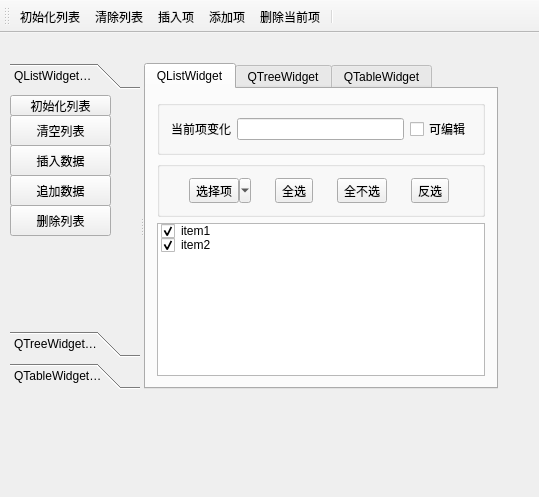
<?xml version="1.0" encoding="UTF-8"?>
<ui version="4.0">
 <class>MainWindow</class>
 <widget class="QMainWindow" name="MainWindow">
  <property name="geometry">
   <rect>
    <x>0</x>
    <y>0</y>
    <width>539</width>
    <height>497</height>
   </rect>
  </property>
  <property name="windowTitle">
   <string>MainWindow</string>
  </property>
  <widget class="QWidget" name="centralWidget">
   <widget class="QSplitter" name="splitter">
    <property name="geometry">
     <rect>
      <x>10</x>
      <y>30</y>
      <width>488</width>
      <height>326</height>
     </rect>
    </property>
    <property name="orientation">
     <enum>Qt::Horizontal</enum>
    </property>
    <widget class="QToolBox" name="toolBox">
     <property name="minimumSize">
      <size>
       <width>120</width>
       <height>0</height>
      </size>
     </property>
     <property name="maximumSize">
      <size>
       <width>300</width>
       <height>16777215</height>
      </size>
     </property>
     <property name="currentIndex">
      <number>0</number>
     </property>
     <widget class="QWidget" name="page_list">
      <property name="geometry">
       <rect>
        <x>0</x>
        <y>0</y>
        <width>122</width>
        <height>248</height>
       </rect>
      </property>
      <attribute name="label">
       <string>QListWidget操作</string>
      </attribute>
      <widget class="QToolButton" name="tBtnListAdd">
       <property name="geometry">
        <rect>
         <x>0</x>
         <y>80</y>
         <width>101</width>
         <height>31</height>
        </rect>
       </property>
       <property name="text">
        <string>追加数据</string>
       </property>
       <property name="toolButtonStyle">
        <enum>Qt::ToolButtonTextBesideIcon</enum>
       </property>
      </widget>
      <widget class="QToolButton" name="tBtnListInsert">
       <property name="geometry">
        <rect>
         <x>0</x>
         <y>50</y>
         <width>101</width>
         <height>31</height>
        </rect>
       </property>
       <property name="text">
        <string>插入数据</string>
       </property>
       <property name="toolButtonStyle">
        <enum>Qt::ToolButtonTextBesideIcon</enum>
       </property>
      </widget>
      <widget class="QToolButton" name="tBtnListIni">
       <property name="geometry">
        <rect>
         <x>0</x>
         <y>0</y>
         <width>101</width>
         <height>21</height>
        </rect>
       </property>
       <property name="text">
        <string>初始化列表</string>
       </property>
       <property name="toolButtonStyle">
        <enum>Qt::ToolButtonTextBesideIcon</enum>
       </property>
      </widget>
      <widget class="QToolButton" name="tBtnListDel">
       <property name="geometry">
        <rect>
         <x>0</x>
         <y>110</y>
         <width>101</width>
         <height>31</height>
        </rect>
       </property>
       <property name="text">
        <string>删除列表</string>
       </property>
       <property name="toolButtonStyle">
        <enum>Qt::ToolButtonTextBesideIcon</enum>
       </property>
      </widget>
      <widget class="QToolButton" name="tBtnListClear">
       <property name="geometry">
        <rect>
         <x>0</x>
         <y>20</y>
         <width>101</width>
         <height>31</height>
        </rect>
       </property>
       <property name="text">
        <string>清空列表</string>
       </property>
       <property name="toolButtonStyle">
        <enum>Qt::ToolButtonTextBesideIcon</enum>
       </property>
      </widget>
     </widget>
     <widget class="QWidget" name="page_tree">
      <property name="geometry">
       <rect>
        <x>0</x>
        <y>0</y>
        <width>122</width>
        <height>248</height>
       </rect>
      </property>
      <attribute name="label">
       <string>QTreeWidget操作</string>
      </attribute>
     </widget>
     <widget class="QWidget" name="page_table">
      <property name="geometry">
       <rect>
        <x>0</x>
        <y>0</y>
        <width>122</width>
        <height>248</height>
       </rect>
      </property>
      <attribute name="label">
       <string>QTableWidget操作</string>
      </attribute>
     </widget>
    </widget>
    <widget class="QTabWidget" name="tabWidget">
     <property name="currentIndex">
      <number>0</number>
     </property>
     <widget class="QWidget" name="tab_list">
      <attribute name="title">
       <string>QListWidget</string>
      </attribute>
      <layout class="QGridLayout" name="gridLayout_5">
       <item row="1" column="0">
        <widget class="QGroupBox" name="groupBox_2">
         <property name="title">
          <string/>
         </property>
         <layout class="QGridLayout" name="gridLayout_2">
          <item row="0" column="0">
           <widget class="QToolButton" name="tBtnSelItem">
            <property name="text">
             <string>选择项</string>
            </property>
            <property name="popupMode">
             <enum>QToolButton::MenuButtonPopup</enum>
            </property>
            <property name="toolButtonStyle">
             <enum>Qt::ToolButtonTextBesideIcon</enum>
            </property>
           </widget>
          </item>
          <item row="0" column="1">
           <widget class="QToolButton" name="tBtnSelAll">
            <property name="text">
             <string>全选</string>
            </property>
            <property name="toolButtonStyle">
             <enum>Qt::ToolButtonTextBesideIcon</enum>
            </property>
           </widget>
          </item>
          <item row="0" column="2">
           <widget class="QToolButton" name="tBtnSelNone">
            <property name="text">
             <string>全不选</string>
            </property>
            <property name="toolButtonStyle">
             <enum>Qt::ToolButtonTextBesideIcon</enum>
            </property>
           </widget>
          </item>
          <item row="0" column="3">
           <widget class="QToolButton" name="tBtnSelInv">
            <property name="text">
             <string>反选</string>
            </property>
            <property name="toolButtonStyle">
             <enum>Qt::ToolButtonTextBesideIcon</enum>
            </property>
           </widget>
          </item>
         </layout>
        </widget>
       </item>
       <item row="0" column="0">
        <widget class="QGroupBox" name="groupBox">
         <property name="title">
          <string/>
         </property>
         <layout class="QGridLayout" name="gridLayout">
          <item row="0" column="2">
           <widget class="QCheckBox" name="checkBox">
            <property name="text">
             <string>可编辑</string>
            </property>
           </widget>
          </item>
          <item row="0" column="1">
           <widget class="QLineEdit" name="lineEdit"/>
          </item>
          <item row="0" column="0">
           <widget class="QLabel" name="label">
            <property name="text">
             <string>当前项变化</string>
            </property>
           </widget>
          </item>
         </layout>
        </widget>
       </item>
       <item row="2" column="0">
        <widget class="QListWidget" name="listWidget">
         <property name="sizeAdjustPolicy">
          <enum>QAbstractScrollArea::AdjustIgnored</enum>
         </property>
         <property name="selectionRectVisible">
          <bool>false</bool>
         </property>
         <item>
          <property name="text">
           <string>item1</string>
          </property>
          <property name="checkState">
           <enum>Checked</enum>
          </property>
          <property name="icon">
           <iconset resource="res.qrc">
            <normaloff>:/images/images/724.bmp</normaloff>:/images/images/724.bmp</iconset>
          </property>
         </item>
         <item>
          <property name="text">
           <string>item2</string>
          </property>
          <property name="checkState">
           <enum>Checked</enum>
          </property>
          <property name="icon">
           <iconset resource="res.qrc">
            <normaloff>:/images/images/724.bmp</normaloff>:/images/images/724.bmp</iconset>
          </property>
         </item>
        </widget>
       </item>
      </layout>
     </widget>
     <widget class="QWidget" name="tab_tree">
      <attribute name="title">
       <string>QTreeWidget</string>
      </attribute>
     </widget>
     <widget class="QWidget" name="tab_table">
      <attribute name="title">
       <string>QTableWidget</string>
      </attribute>
     </widget>
    </widget>
   </widget>
  </widget>
  <widget class="QToolBar" name="mainToolBar">
   <property name="toolButtonStyle">
    <enum>Qt::ToolButtonTextUnderIcon</enum>
   </property>
   <attribute name="toolBarArea">
    <enum>TopToolBarArea</enum>
   </attribute>
   <attribute name="toolBarBreak">
    <bool>false</bool>
   </attribute>
   <addaction name="actListIni"/>
   <addaction name="actListClear"/>
   <addaction name="actListInsert"/>
   <addaction name="actListAppend"/>
   <addaction name="actListDelete"/>
   <addaction name="separator"/>
  </widget>
  <action name="actListIni">
   <property name="icon">
    <iconset resource="res.qrc">
     <normaloff>:/images/images/100.bmp</normaloff>:/images/images/100.bmp</iconset>
   </property>
   <property name="text">
    <string>初始化列表</string>
   </property>
  </action>
  <action name="actListClear">
   <property name="icon">
    <iconset resource="res.qrc">
     <normaloff>:/images/images/706.bmp</normaloff>:/images/images/706.bmp</iconset>
   </property>
   <property name="text">
    <string>清除列表</string>
   </property>
  </action>
  <action name="actListInsert">
   <property name="icon">
    <iconset resource="res.qrc">
     <normaloff>:/images/images/306.bmp</normaloff>:/images/images/306.bmp</iconset>
   </property>
   <property name="text">
    <string>插入项</string>
   </property>
  </action>
  <action name="actListAppend">
   <property name="icon">
    <iconset resource="res.qrc">
     <normaloff>:/images/images/316.bmp</normaloff>:/images/images/316.bmp</iconset>
   </property>
   <property name="text">
    <string>添加项</string>
   </property>
  </action>
  <action name="actListDelete">
   <property name="icon">
    <iconset resource="res.qrc">
     <normaloff>:/images/images/324.bmp</normaloff>:/images/images/324.bmp</iconset>
   </property>
   <property name="text">
    <string>删除当前项</string>
   </property>
   <property name="shortcut">
    <string>Del</string>
   </property>
  </action>
  <action name="actSelectAll">
   <property name="text">
    <string>全选</string>
   </property>
  </action>
  <action name="actSelectNone">
   <property name="text">
    <string>全不选</string>
   </property>
  </action>
  <action name="actSelInvs">
   <property name="text">
    <string>反选</string>
   </property>
  </action>
  <action name="actQuit">
   <property name="icon">
    <iconset resource="res.qrc">
     <normaloff>:/images/images/132.bmp</normaloff>:/images/images/132.bmp</iconset>
   </property>
   <property name="text">
    <string>退出</string>
   </property>
  </action>
  <action name="actSelectMenu">
   <property name="icon">
    <iconset resource="res.qrc">
     <normaloff>:/images/images/230.bmp</normaloff>:/images/images/230.bmp</iconset>
   </property>
   <property name="text">
    <string>项选择</string>
   </property>
  </action>
 </widget>
 <layoutdefault spacing="6" margin="11"/>
 <resources>
  <include location="res.qrc"/>
 </resources>
 <connections>
  <connection>
   <sender>actQuit</sender>
   <signal>triggered()</signal>
   <receiver>MainWindow</receiver>
   <slot>close()</slot>
   <hints>
    <hint type="sourcelabel">
     <x>-1</x>
     <y>-1</y>
    </hint>
    <hint type="destinationlabel">
     <x>269</x>
     <y>248</y>
    </hint>
   </hints>
  </connection>
 </connections>
</ui>
